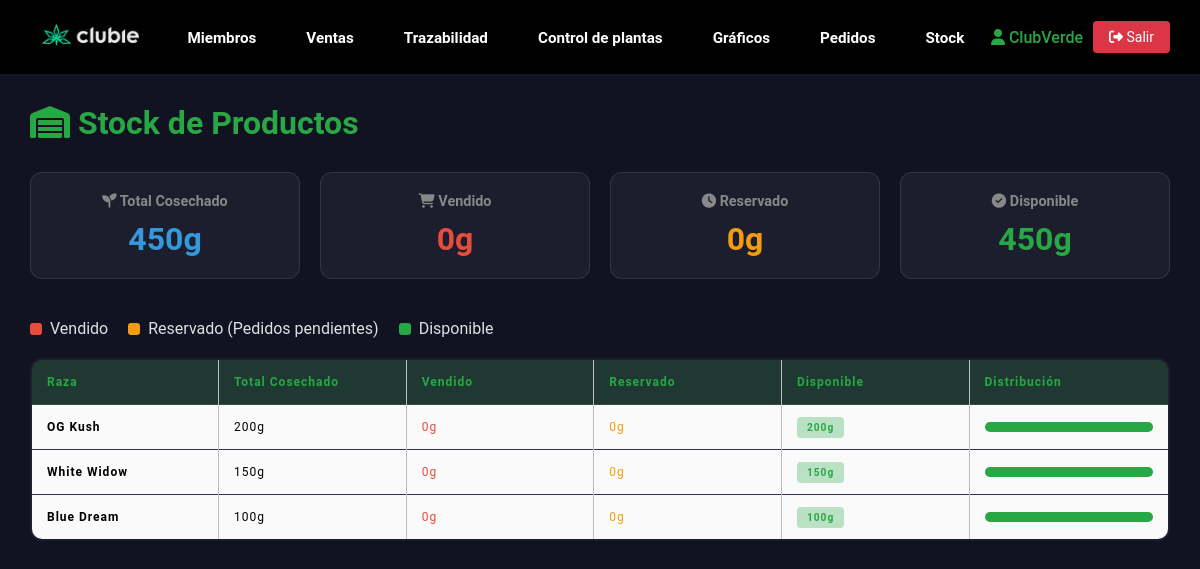
The app's page /stock (signed in) with its own data.
### clases.py (models this page shows, shortened)
class Club(db.Model, UserMixin):
    id = db.Column(db.Integer, primary_key=True)
    campoarchivo = db.Column(db.String(30))
    username = db.Column(db.String(30), unique=True, nullable=False)
    password_hash = db.Column(db.String(128), nullable=False)
    email = db.Column(db.String(70))
    is_superuser = db.Column(db.Boolean, default=False)
    fecha_creacion = db.Column(db.DateTime, default=datetime.now)

class Trazabilidad(db.Model):
    idplanta = db.Column(db.Integer, unique=True, nullable=False, primary_key=True)
    club_id = db.Column(db.Integer, db.ForeignKey('club.id'), nullable=False)
    raza = db.Column(db.String(30), nullable=False)
    Enraizado = db.Column(db.DateTime, nullable=True)
    Riego = db.Column(db.DateTime, nullable=True)
    paso1 = db.Column(db.DateTime, nullable=True)
    paso2 = db.Column(db.DateTime, nullable=True)
    paso3 = db.Column(db.DateTime, nullable=True)
    floracion = db.Column(db.DateTime, nullable=True)
    cosecha = db.Column(db.DateTime, nullable=True)
    cantidad = db.Column(db.String(3), nullable=False)
    observaciones = db.Column(db.String(80), nullable=True)

### app.py (the view)
@app.route('/stock')
@login_required
def ver_stock():
    if isinstance(current_user, Member):
        return redirect(url_for('portal_miembro'))
    productos = calcular_stock(current_user.id)
    productos.sort(key=lambda x: x['stock'], reverse=True)
    total_cosechado = sum(p['total'] for p in productos)
    total_vendido = sum(p['vendido'] for p in productos)
    total_reservado = sum(p['reservado'] for p in productos)
    total_disponible = sum(p['stock'] for p in productos)
    return render_template('logueado/stock.html',
                           productos=productos,
                           total_cosechado=total_cosechado,
                           total_vendido=total_vendido,
                           total_reservado=total_reservado,
                           total_disponible=total_disponible)

### app.py (called while the page is built)
@login_manager.user_loader
def load_user(user_id):
    if isinstance(user_id, str) and user_id.startswith('member_'):
        member_id = int(user_id.replace('member_', ''))
        return Member.query.get(member_id)
    return Club.query.get(int(user_id))

### templates/logueado/stock.html (shortened to what this page needs)
{% extends 'base-log.html'%}
{% block body %}
<link rel="stylesheet" href="{{ url_for('static', filename='css/miembros.css') }}">
<div class="stock-container">
    <h1><i class="fas fa-warehouse"></i> Stock de Productos</h1>
    <div class="totales-grid">
        <div class="total-card cosechado">
            <h3><i class="fas fa-seedling"></i> Total Cosechado</h3>
            <div class="value">{{ total_cosechado }}g</div>
        </div>
        <div class="total-card vendido">
            <h3><i class="fas fa-shopping-cart"></i> Vendido</h3>
            <div class="value">{{ total_vendido }}g</div>
        </div>
        <div class="total-card reservado">
            <h3><i class="fas fa-clock"></i> Reservado</h3>
            <div class="value">{{ total_reservado }}g</div>
        </div>
        <div class="total-card disponible">
            <h3><i class="fas fa-check-circle"></i> Disponible</h3>
            <div class="value">{{ total_disponible }}g</div>
        </div>
    </div>
    <div class="legend">
        <div class="legend-item">
            <div class="legend-dot vendido"></div>
            <span>Vendido</span>
        </div>
        <div class="legend-item">
            <div class="legend-dot reservado"></div>
            <span>Reservado (Pedidos pendientes)</span>
        </div>
        <div class="legend-item">
            <div class="legend-dot disponible"></div>
            <span>Disponible</span>
        </div>
    </div>
    {% if productos %}
    <table class="stock-table">
        <thead>
            <tr>
                <th>Raza</th>
                <th>Total Cosechado</th>
                <th>Vendido</th>
                <th>Reservado</th>
                <th>Disponible</th>
                <th style="width: 200px;">Distribución</th>
            </tr>
        </thead>
        <tbody>
            {% for p in productos %}
            <tr>
                <td><strong>{{ p.raza }}</strong></td>
                <td>{{ p.total }}g</td>
                <td style="color: #e74c3c;">{{ p.vendido }}g</td>
                <td style="color: #f39c12;">{{ p.reservado }}g</td>
                <td>
                    {% if p.stock > 50 %}
                    <span class="badge badge-success">{{ p.stock }}g</span>
                    {% elif p.stock > 20 %}
                    <span class="badge badge-warning">{{ p.stock }}g</span>
                    {% elif p.stock > 0 %}
                    <span class="badge badge-danger">{{ p.stock }}g</span>
                    {% else %}
                    <span class="badge badge-danger">Agotado</span>
                    {% endif %}
                </td>
                <td>
                    {% if p.total > 0 %}
                    <div class="stock-bar">
                        <div class="disponible" style="width: {{ (p.stock / p.total * 100)|round }}%;"></div>
                    </div>
                    {% else %}
                    <span style="color: #666;">-</span>
                    {% endif %}
                </td>
            </tr>
            {% endfor %}
        </tbody>
    </table>
    {% else %}
    <div class="empty-state">
        <i class="fas fa-warehouse" style="font-size: 3em; color: #444; margin-bottom: 20px;"></i>
        <h3>No hay productos cosechados</h3>
        <p>Cuando registres cosechas en Trazabilidad, aparecerán aquí.</p>
    </div>
    {% endif %}
</div>
{% endblock %}

### templates/base-log.html (shortened to what this page needs)
<!DOCTYPE html>
<html lang="es">
<head>
    <link rel="stylesheet" href="{{ url_for('static', filename='css/header.css') }}">
    <link rel="stylesheet" href="{{ url_for('static', filename='css/footer.css') }}">
</head>
<body>
    <header class="header">
        <div class="logo">
            <a href="{{ url_for('index') }}">
                <img src="{{ url_for('static', filename='media/editado.png') }}" alt="Logo de marca">
            </a>
        </div>
        <nav class="opcion">
            <ul class="nav-links">
                <li><a href="{{ url_for('miembros') }}">Miembros</a></li>
                <li><a href="{{ url_for('ventas') }}">Ventas</a></li>
                <li><a href="{{ url_for('trazabilidad') }}">Trazabilidad</a></li>
                <li><a href="{{ url_for('ctrPlantas') }}">Control de plantas</a></li>
                <li><a href="{{ url_for('graficos') }}">Gráficos</a></li>
                <li><a href="{{ url_for('ver_pedidos') }}">Pedidos</a></li>
                <li><a href="{{ url_for('ver_stock') }}">Stock</a></li>
            </ul>
        </nav>
        <div class="nav-right">
            {% if current_user.is_authenticated %}
            <span class="user-info">
                <a href="{{ url_for('miembros') }}" style="color: #28a745 !important; text-decoration: none;">
                    <i class="fas fa-user"></i> {{ current_user.username }}
                </a>
            </span>
            <a href="{{ url_for('logout') }}" class="logout-btn"><i class="fas fa-sign-out-alt"></i> Salir</a>
            {% endif %}
        </div>
    </header>
    <main>
        <div class="p-5">
            {% block body %}
            {% endblock %}
        </div>
    </main>
</body>
</html>

### static/css/header.css (style rules this page uses)
header.header { position: sticky; top: 0; left: 0; width: 100%; padding: 15px 30px; display: flex !important; flex-wrap: nowrap !important; justify-content: space-between; align-items: center; z-index: 1000; background-color: rgba(0, 0, 0, 0.95); box-sizing: border-box; }
.header .logo { flex-shrink: 0; }
.header .logo img { cursor: pointer; height: 40px; width: auto; }
.header .logo img { transition: all 0.3s; }
.header .opcion { flex: 1; display: flex; justify-content: center; }
.header .opcion a { position: relative; font-size: 0.95em; color: #fff; font-weight: 600; text-decoration: none; margin-left: 10px; padding: 6px 12px; transition: .5s; white-space: nowrap; }
.header ul { list-style: none; margin: 0; padding: 0; display: flex; align-items: center; }
.header .nav-links li { display: inline-block; padding: 0px 8px; }
.header .nav-right { flex-shrink: 0; display: flex; align-items: center; gap: 10px; }

### static/css/miembros.css (style rules this page uses)
* { margin: 0; padding: 0; box-sizing: border-box; font-family: "Roboto", sans-serif; }
body { background-color: #111222; display: flex; flex-direction: column; overflow-x: hidden; }
header { font-size: 16px; }
table { border-collapse: collapse; border: 2px solid rgb(200,200,200); letter-spacing: 1px; font-size: 0.8rem; width: 100%; table-layout: fixed; }
td, th { border: 1px solid rgb(190,190,190); padding: 10px 20px; font-size: 12px; }
th { background-color: #3C3C3B; color: white; font-size: 15px; font-weight: bolder; }
td { text-align: center; }
tr:nth-child(even) td { background-color: rgb(250,250,250); }
tr:nth-child(odd) td { background-color: rgb(250,250,250); }
@media (max-height:800px) { td { border: 1px solid rgb(190,190,190); padding: 10px 20px; font-size: 12px; overflow: scroll; } }
@media (max-height:800px) { th { font-size: 12px; } }

### templates/base-log.html (style rules this page uses)
.header .logout-btn { background: #dc3545 !important; color: white !important; border: none !important; padding: 8px 16px !important; border-radius: 4px !important; cursor: pointer; text-decoration: none !important; font-size: 14px !important; display: inline-block !important; white-space: nowrap; }
.header .user-info { color: #28a745 !important; font-weight: 500; white-space: nowrap; }

### templates/logueado/stock.html (style rules this page uses)
.stock-container { padding: 30px; max-width: 1200px; margin: 0 auto; }
h1 { color: #28a745; margin-bottom: 30px; }
.totales-grid { display: grid; grid-template-columns: repeat(auto-fit, minmax(200px, 1fr)); gap: 20px; margin-bottom: 40px; }
.total-card { background: rgba(255, 255, 255, 0.05); border-radius: 12px; padding: 20px; text-align: center; border: 1px solid rgba(255, 255, 255, 0.1); }
.total-card h3 { color: #888; font-size: 0.9em; margin-bottom: 10px; }
.total-card .value { font-size: 2em; font-weight: 700; }
.total-card.cosechado .value { color: #3498db; }
.total-card.vendido .value { color: #e74c3c; }
.total-card.reservado .value { color: #f39c12; }
.total-card.disponible .value { color: #28a745; }
.stock-table { width: 100%; border-collapse: collapse; background: rgba(255, 255, 255, 0.05); border-radius: 12px; overflow: hidden; }
.stock-table th, .stock-table td { padding: 15px; text-align: left; border-bottom: 1px solid rgba(255, 255, 255, 0.1); }
.stock-table th { background: rgba(40, 167, 69, 0.2); color: #28a745; }
.stock-bar { height: 10px; background: #333; border-radius: 5px; overflow: hidden; display: flex; }
.stock-bar .disponible { background: #28a745; }
.badge { padding: 5px 10px; border-radius: 4px; font-size: 0.85em; font-weight: 600; }
.badge-success { background: rgba(40, 167, 69, 0.3); color: #28a745; }
.legend { display: flex; gap: 20px; margin-bottom: 20px; flex-wrap: wrap; }
.legend-item { display: flex; align-items: center; gap: 8px; color: #e0e0e0; }
.legend-dot { width: 12px; height: 12px; border-radius: 3px; }
.legend-dot.vendido { background: #e74c3c; }
.legend-dot.reservado { background: #f39c12; }
.legend-dot.disponible { background: #28a745; }

### records on screen
Club: username "ClubVerde"
Trazabilidad: raza "OG Kush", total "200", vendido "0", reservado "0", stock "200", {{ (p.stock / p.total * 100)|round }} 100.0 (drawn)
Trazabilidad: raza "White Widow", total "150", vendido "0", reservado "0", stock "150", {{ (p.stock / p.total * 100)|round }} 100.0 (drawn)
Trazabilidad: raza "Blue Dream", total "100", vendido "0", reservado "0", stock "100", {{ (p.stock / p.total * 100)|round }} 100.0 (drawn)

### other values on screen
{{ total_cosechado }} "450"
{{ total_vendido }} "0"
{{ total_reservado }} "0"
{{ total_disponible }} "450"
